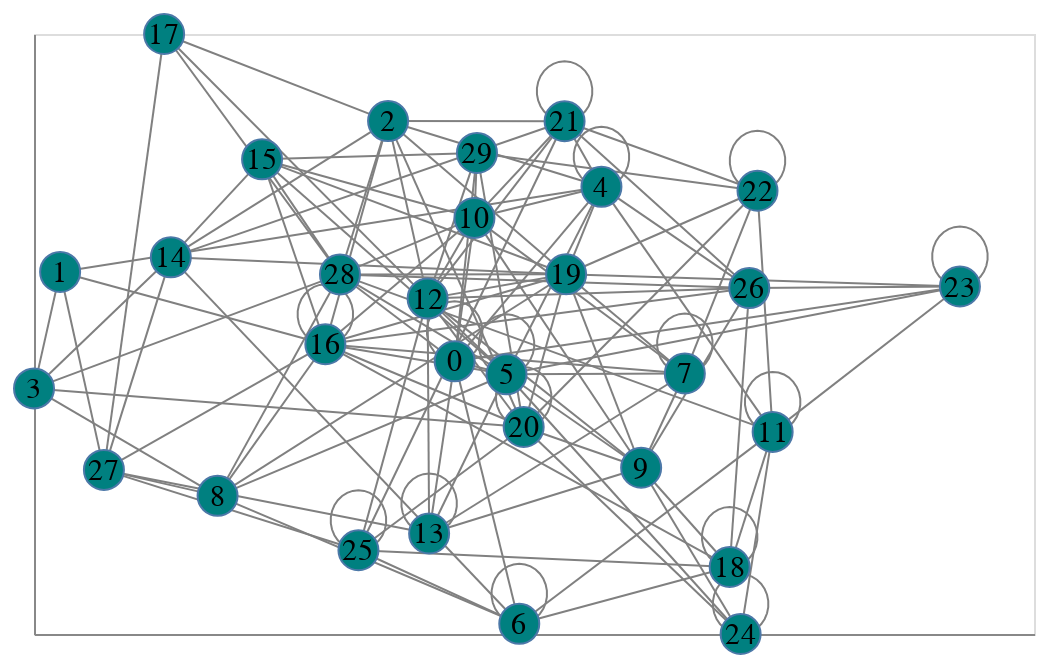

Notebook code for this chart:
### Markdown cell above
Next, draw an equivalent non-interactive representation with altair-nx:

### Code cell
anx.draw_networkx(G, pos, node_label = 'node')

### Figure 1 — Vega-Lite specification as saved in the notebook (floating-point values rounded to 4 significant figures; data arrays with more than 128 entries replaced by an {"elided": "..."} marker saying what was removed)
{"config": {"view": {"continuousWidth": 300, "continuousHeight": 300}}, "layer": [{"data": {"name": "data-40d85edb40f28abf03bc2ee9f94c3588"}, "mark": {"type": "line", "color": "grey", "opacity": 1.0, "strokeWidth": 1}, "encoding": {"detail": {"field": "edge", "type": "quantitative"}, "order": {"field": "order", "type": "quantitative"}, "x": {"axis": {"grid": false, "labels": false, "ticks": false, "title": ""}, "field": "x", "type": "quantitative"}, "y": {"axis": {"grid": false, "labels": false, "ticks": false, "title": ""}, "field": "y", "type": "quantitative"}}}, {"data": {"name": "data-3d4954d2b66bb31c3d27892a3ef2e2f0"}, "mark": {"type": "point", "fill": "teal", "opacity": 1.0, "shape": "circle", "size": 400, "strokeWidth": 1.0}, "encoding": {"x": {"axis": {"grid": false, "labels": false, "ticks": false}, "field": "x", "type": "quantitative"}, "y": {"axis": {"grid": false, "labels": false, "ticks": false}, "field": "y", "type": "quantitative"}}}, {"data": {"name": "data-3d4954d2b66bb31c3d27892a3ef2e2f0"}, "mark": {"type": "text", "baseline": "middle", "fill": "black", "size": 15}, "encoding": {"text": {"field": "node", "type": "quantitative"}, "x": {"axis": {"grid": false, "labels": false, "ticks": false}, "field": "x", "type": "quantitative"}, "y": {"axis": {"grid": false, "labels": false, "ticks": false}, "field": "y", "type": "quantitative"}}}], "height": 300.0, "width": 500.0, "$schema": "https://vega.github.io/schema/vega-lite/v5.17.0.json", "datasets": {"data-40d85edb40f28abf03bc2ee9f94c3588": {"elided": "697 records"}, "data-3d4954d2b66bb31c3d27892a3ef2e2f0": [{"node": 0, "x": 0.7572, "y": 0.4545, "importance": 1.365, "name": 975, "viable": "yes"}, {"node": 1, "x": 0.047, "y": 0.6034, "importance": -1.274, "name": 127, "viable": "yes"}, {"node": 2, "x": 0.6373, "y": 0.8549, "importance": -0.2818, "name": 429, "viable": "yes"}, {"node": 3, "x": 0.0, "y": 0.4093, "importance": 0.04952, "name": 217, "viable": "yes"}, {"node": 4, "x": 1.021, "y": 0.7453, "importance": -0.9417, "name": 218, "viable": "no"}, {"node": 5, "x": 0.8505, "y": 0.4329, "importance": 0.7089, "name": 950, "viable": "no"}, {"node": 6, "x": 0.8735, "y": 0.01701, "importance": -1.417, "name": 722, "viable": "yes"}, {"node": 7, "x": 1.172, "y": 0.4342, "importance": 0.1127, "name": 442, "viable": "yes"}, {"node": 8, "x": 0.3304, "y": 0.2302, "importance": 0.333, "name": 860, "viable": "no"}, {"node": 9, "x": 1.093, "y": 0.2771, "importance": -2.042, "name": 206, "viable": "no"}, {"node": 10, "x": 0.7928, "y": 0.6935, "importance": 1.609, "name": 881, "viable": "no"}, {"node": 11, "x": 1.33, "y": 0.3368, "importance": -0.6254, "name": 630, "viable": "yes"}, {"node": 12, "x": 0.7085, "y": 0.559, "importance": 2.095, "name": 28, "viable": "yes"}, {"node": 13, "x": 0.7112, "y": 0.1675, "importance": 2.173, "name": 402, "viable": "yes"}, {"node": 14, "x": 0.2463, "y": 0.6278, "importance": -1.443, "name": 949, "viable": "yes"}, {"node": 15, "x": 0.4105, "y": 0.7911, "importance": 0.1658, "name": 756, "viable": "no"}, {"node": 16, "x": 0.5244, "y": 0.4829, "importance": 0.1101, "name": 628, "viable": "no"}, {"node": 17, "x": 0.2342, "y": 1.0, "importance": -0.3431, "name": 839, "viable": "no"}, {"node": 18, "x": 1.252, "y": 0.1117, "importance": 0.8364, "name": 496, "viable": "yes"}, {"node": 19, "x": 0.9578, "y": 0.5996, "importance": 0.4881, "name": 199, "viable": "yes"}, {"node": 20, "x": 0.8814, "y": 0.345, "importance": 0.3223, "name": 284, "viable": "yes"}, {"node": 21, "x": 0.955, "y": 0.8546, "importance": 1.192, "name": 56, "viable": "no"}, {"node": 22, "x": 1.302, "y": 0.7387, "importance": 0.5953, "name": 853, "viable": "yes"}, {"node": 23, "x": 1.667, "y": 0.5792, "importance": 0.6425, "name": 703, "viable": "yes"}, {"node": 24, "x": 1.272, "y": 0.0, "importance": -0.9312, "name": 964, "viable": "no"}, {"node": 25, "x": 0.584, "y": 0.1396, "importance": 0.5935, "name": 529, "viable": "yes"}, {"node": 26, "x": 1.288, "y": 0.5765, "importance": 0.02837, "name": 723, "viable": "yes"}, {"node": 27, "x": 0.1259, "y": 0.2735, "importance": -0.3839, "name": 127, "viable": "no"}, {"node": 28, "x": 0.5508, "y": 0.5993, "importance": -0.0005649, "name": 464, "viable": "no"}, {"node": 29, "x": 0.7973, "y": 0.8018, "importance": -0.8156, "name": 86, "viable": "yes"}]}}
